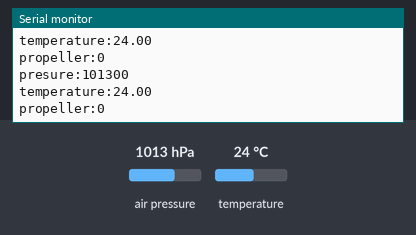
Bench run of a sketch on a simulated ATtiny85, built with avr-gcc and run on an emulated ATtiny85. On the bench: the last lines printed to the serial monitor. The test bench sets the inputs (shaded band); at power-on: air pressure 1013 hPa, temperature 24 °C.

Above: at 2.8 s.
2.9 s: air pressure set to 952 hPa
At 5.19 s:
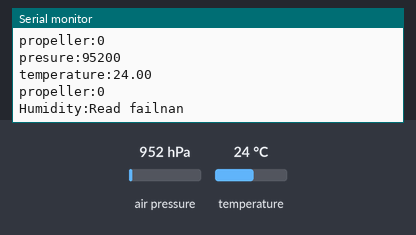
6.5 s: temperature set to 12 °C
At 7.8 s:
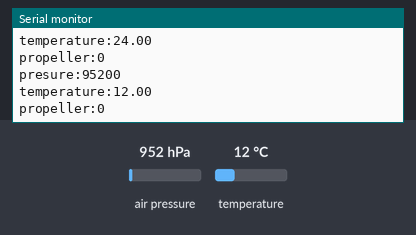
8.0 s: air pressure set to 975 hPa
At 9.1 s:
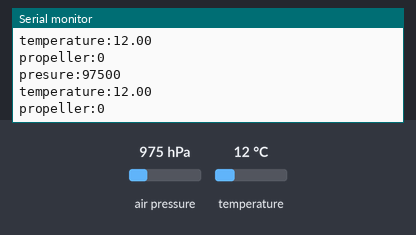
Timing chart, 0 to 11.0 s (numbered marks = the images above; inputs shaded):
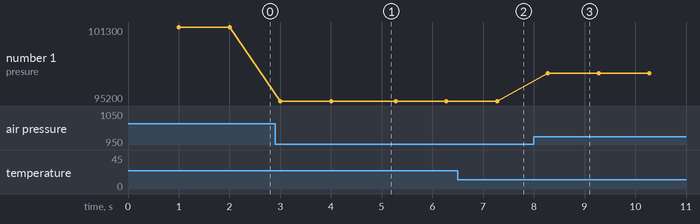

Measured:
- after the input at 2.9 s, the serial monitor: prints a new line after 0.10 s (image 1)
- after the input at 6.5 s, the serial monitor: prints a new line after 0.78 s (image 2)
- after the input at 8.0 s, the serial monitor: prints a new line after 0.28 s (image 3)
- plotted number 1: 101300 → 95200 after the input at 2.9 s, 95200 → 97500 after the input at 8.0 s

The sketch:

meteo2Embedded.ino
```cpp
// (licence header left out)
#include "Arduino.h"
#include "Wire.h"

#include "Timer.h"
#include "Adafruit_BMP085.h"
#include "DHT.h"

#define DHTPIN 9
#define DHTTYPE DHT22

extern HardwareSerial Serial;

Timer timer;
Adafruit_BMP085 bmp;
DHT dht(DHTPIN, DHTTYPE);


uint8_t aliveLed1   = 10;
uint8_t aliveLed2   = 11;
uint8_t btReset     = 12;
uint8_t btStatus    = 13;
uint8_t propeller   = 2;
uint8_t wind0       = 4;
uint8_t wind1       = 5;
uint8_t wind2       = 6;
uint8_t wind3       = 7;

unsigned long propellerCount = 0;

void onEvery100ms();
void onEverySecond();
void onEveryFiveSeconds();
void onEveryMinute();

void onPropellerInterrupt();

void measureTemperature();
void measurePresure();
void measureHumidity();
void measureWindDirection();


void setup() {
    Serial.begin(115200);
    Serial.write("+OKMeteo2\n");

    pinMode(aliveLed1, OUTPUT);
    pinMode(aliveLed2, OUTPUT);

    pinMode(btReset, OUTPUT);
    pinMode(btStatus, INPUT);

    pinMode(wind0, INPUT);
    pinMode(wind1, INPUT);
    pinMode(wind2, INPUT);
    pinMode(wind3, INPUT);

    //attachInterrupt(0, onPropellerInterrupt, RISING);

    bmp.begin();
    dht.begin();

    timer.every(100, onEvery100ms);
    timer.every(1000, onEverySecond);
    timer.every(5000, onEveryFiveSeconds);
    timer.every(60000, onEveryMinute);

    timer.oscillate(aliveLed1, 500, HIGH);
    timer.oscillate(aliveLed2, 500, LOW);
}


void loop() {
    timer.update();
}

void onEvery100ms() {

}

void onEverySecond() {
    Serial.print("presure:");
    Serial.println(bmp.readPressure());

    Serial.print("temperature:");
    Serial.println(bmp.readTemperature());

    Serial.print("propeller:");
    Serial.println(propellerCount);

}

void onEveryFiveSeconds() {

    Serial.print("Humidity:");
    Serial.println(dht.readHumidity());

}

void onEveryMinute() {
    propellerCount = 0;

}

void onPropellerInterrupt() {
    propellerCount++;
}


void measureTemperature() {

}

void measurePresure() {

}

void measureHumidity() {

}

void measureWindDirection() {

}
```

DHT.cpp
```cpp
// (licence header left out)
#include "DHT.h"

DHT::DHT(uint8_t pin, uint8_t type, uint8_t count) {
  _pin = pin;
  _type = type;
  _count = count;
  firstreading = true;
}

void DHT::begin(void) {
  // set up the pins!
  pinMode(_pin, INPUT);
  digitalWrite(_pin, HIGH);
  _lastreadtime = 0;
}

//boolean S == Scale.  True == Farenheit; False == Celcius
float DHT::readTemperature(bool S) {
  float f;

  if (read()) {
    switch (_type) {
    case DHT11:
      f = data[2];
      if(S)
      	f = convertCtoF(f);

      return f;
    case DHT22:
    case DHT21:
      f = data[2] & 0x7F;
      f *= 256;
      f += data[3];
      f /= 10;
      if (data[2] & 0x80)
	f *= -1;
      if(S)
	f = convertCtoF(f);

      return f;
    }
  }
  Serial.print("Read fail");
  return NAN;
}

float DHT::convertCtoF(float c) {
	return c * 9 / 5 + 32;
}

float DHT::readHumidity(void) {
  float f;
  if (read()) {
    switch (_type) {
    case DHT11:
      f = data[0];
      return f;
    case DHT22:
    case DHT21:
      f = data[0];
      f *= 256;
      f += data[1];
      f /= 10;
      return f;
    }
  }
  Serial.print("Read fail");
  return NAN;
}


boolean DHT::read(void) {
  uint8_t laststate = HIGH;
  uint8_t counter = 0;
  uint8_t j = 0, i;
  unsigned long currenttime;

  // pull the pin high and wait 250 milliseconds
  digitalWrite(_pin, HIGH);
  delay(250);

  currenttime = millis();
  if (currenttime < _lastreadtime) {
    // ie there was a rollover
    _lastreadtime = 0;
  }
  if (!firstreading && ((currenttime - _lastreadtime) < 2000)) {
    return true; // return last correct measurement
    //delay(2000 - (currenttime - _lastreadtime));
  }
  firstreading = false;
  /*
    Serial.print("Currtime: "); Serial.print(currenttime);
    Serial.print(" Lasttime: "); Serial.print(_lastreadtime);
  */
  _lastreadtime = millis();

  data[0] = data[1] = data[2] = data[3] = data[4] = 0;

  // now pull it low for ~20 milliseconds
  pinMode(_pin, OUTPUT);
  digitalWrite(_pin, LOW);
  delay(20);
  cli();
  digitalWrite(_pin, HIGH);
  delayMicroseconds(40);
  pinMode(_pin, INPUT);

  // read in timings
  for ( i=0; i< MAXTIMINGS; i++) {
    counter = 0;
    while (digitalRead(_pin) == laststate) {
      counter++;
      delayMicroseconds(1);
      if (counter == 255) {
        break;
      }
    }
    laststate = digitalRead(_pin);

    if (counter == 255) break;

    // ignore first 3 transitions
    if ((i >= 4) && (i%2 == 0)) {
      // shove each bit into the storage bytes
      data[j/8] <<= 1;
      if (counter > _count)
        data[j/8] |= 1;
      j++;
    }

  }

  sei();

  /*
  Serial.println(j, DEC);
  Serial.print(data[0], HEX); Serial.print(", ");
  Serial.print(data[1], HEX); Serial.print(", ");
  Serial.print(data[2], HEX); Serial.print(", ");
  Serial.print(data[3], HEX); Serial.print(", ");
  Serial.print(data[4], HEX); Serial.print(" =? ");
  Serial.println(data[0] + data[1] + data[2] + data[3], HEX);
  */

  // check we read 40 bits and that the checksum matches
  if ((j >= 40) &&
      (data[4] == ((data[0] + data[1] + data[2] + data[3]) & 0xFF)) ) {
    return true;
  }


  return false;

}
```

DHT.h
```cpp
#ifndef DHT_H
#define DHT_H
#if ARDUINO >= 100
 #include "Arduino.h"
#else
 #include "WProgram.h"
#endif

/* DHT library

MIT license
written by Adafruit Industries
*/

// how many timing transitions we need to keep track of. 2 * number bits + extra
#define MAXTIMINGS 85

#define DHT11 11
#define DHT22 22
#define DHT21 21
#define AM2301 21

class DHT {
 private:
  uint8_t data[6];
  uint8_t _pin, _type, _count;
  boolean read(void);
  unsigned long _lastreadtime;
  boolean firstreading;

 public:
  DHT(uint8_t pin, uint8_t type, uint8_t count=6);
  void begin(void);
  float readTemperature(bool S=false);
  float convertCtoF(float);
  float readHumidity(void);

};
#endif
```

Event.cpp
```cpp
// (licence header left out)
/*  * * * * * * * * * * * * * * * * * * * * * * * * * * *
 Code by Simon Monk
 http://www.simonmonk.org
* * * * * * * * * * * * * * * * * * * * * * * * * * * * */

// For Arduino 1.0 and earlier
#if defined(ARDUINO) && ARDUINO >= 100
#include "Arduino.h"
#else
#include "WProgram.h"
#endif

#include "Event.h"

Event::Event(void)
{
	eventType = EVENT_NONE;
}

void Event::update(void)
{
	unsigned long now = millis();
	if (now - lastEventTime >= period)
	{
		switch (eventType)
		{
			case EVENT_EVERY:
				(*callback)();
				break;

			case EVENT_OSCILLATE:
				pinState = ! pinState;
				digitalWrite(pin, pinState);
				break;
		}
		lastEventTime = now;
		count++;
	}
	if (repeatCount > -1 && count >= repeatCount)
	{
		eventType = EVENT_NONE;
	}
}
```

Event.h
```cpp
// (licence header left out)
/*  * * * * * * * * * * * * * * * * * * * * * * * * * * *
 Code by Simon Monk
 http://www.simonmonk.org
* * * * * * * * * * * * * * * * * * * * * * * * * * * * */

#ifndef Event_h
#define Event_h

#include <inttypes.h>

#define EVENT_NONE 0
#define EVENT_EVERY 1
#define EVENT_OSCILLATE 2

class Event
{

public:
  Event(void);
  void update(void);
  int8_t eventType;
  unsigned long period;
  int repeatCount;
  uint8_t pin;
  uint8_t pinState;
  void (*callback)(void);
  unsigned long lastEventTime;
  int count;
};

#endif
```

Timer.cpp
```cpp
// (licence header left out)
/*  * * * * * * * * * * * * * * * * * * * * * * * * * * *
 Code by Simon Monk
 http://www.simonmonk.org
* * * * * * * * * * * * * * * * * * * * * * * * * * * * */

// For Arduino 1.0 and earlier
#if defined(ARDUINO) && ARDUINO >= 100
#include "Arduino.h"
#else
#include "WProgram.h"
#endif

#include "Timer.h"

Timer::Timer(void)
{
}

int8_t Timer::every(unsigned long period, void (*callback)(), int repeatCount)
{
	int8_t i = findFreeEventIndex();
	if (i == -1) return -1;

	_events[i].eventType = EVENT_EVERY;
	_events[i].period = period;
	_events[i].repeatCount = repeatCount;
	_events[i].callback = callback;
	_events[i].lastEventTime = millis();
	_events[i].count = 0;
	return i;
}

int8_t Timer::every(unsigned long period, void (*callback)())
{
	return every(period, callback, -1); // - means forever
}

int8_t Timer::after(unsigned long period, void (*callback)())
{
	return every(period, callback, 1);
}

int8_t Timer::oscillate(uint8_t pin, unsigned long period, uint8_t startingValue, int repeatCount)
{
	int8_t i = findFreeEventIndex();
	if (i == -1) return -1;

	_events[i].eventType = EVENT_OSCILLATE;
	_events[i].pin = pin;
	_events[i].period = period;
	_events[i].pinState = startingValue;
	digitalWrite(pin, startingValue);
	_events[i].repeatCount = repeatCount * 2; // full cycles not transitions
	_events[i].lastEventTime = millis();
	_events[i].count = 0;
	return i;
}

int8_t Timer::oscillate(uint8_t pin, unsigned long period, uint8_t startingValue)
{
	return oscillate(pin, period, startingValue, -1); // forever
}

int8_t Timer::pulse(uint8_t pin, unsigned long period, uint8_t startingValue)
{
	return oscillate(pin, period, startingValue, 1); // once
}

void Timer::stop(int8_t id)
{
	_events[id].eventType = EVENT_NONE;
}

void Timer::update(void)
{
	for (int8_t i = 0; i < MAX_NUMBER_OF_EVENTS; i++)
	{
		if (_events[i].eventType != EVENT_NONE)
		{
			_events[i].update();
		}
	}
}

int8_t Timer::findFreeEventIndex(void)
{
	for (int8_t i = 0; i < MAX_NUMBER_OF_EVENTS; i++)
	{
		if (_events[i].eventType == EVENT_NONE)
		{
			return i;
		}
	}
	return -1;
}
```

Timer.h
```cpp
// (licence header left out)
/*  * * * * * * * * * * * * * * * * * * * * * * * * * * *
 Code by Simon Monk
 http://www.simonmonk.org
* * * * * * * * * * * * * * * * * * * * * * * * * * * * */

#ifndef Timer_h
#define Timer_h

#include <inttypes.h>
#include "Event.h"

#define MAX_NUMBER_OF_EVENTS 10

class Timer
{

public:
  Timer(void);

  int8_t every(unsigned long period, void (*callback)(void));
  int8_t every(unsigned long period, void (*callback)(void), int repeatCount);
  int8_t after(unsigned long duration, void (*callback)(void));
  int8_t oscillate(uint8_t pin, unsigned long period, uint8_t startingValue);
  int8_t oscillate(uint8_t pin, unsigned long period, uint8_t startingValue, int repeatCount);
  int8_t pulse(uint8_t pin, unsigned long period, uint8_t startingValue);
  void stop(int8_t id);
  void update(void);

protected:
  Event _events[MAX_NUMBER_OF_EVENTS];
  int8_t findFreeEventIndex(void);

};

#endif
```
